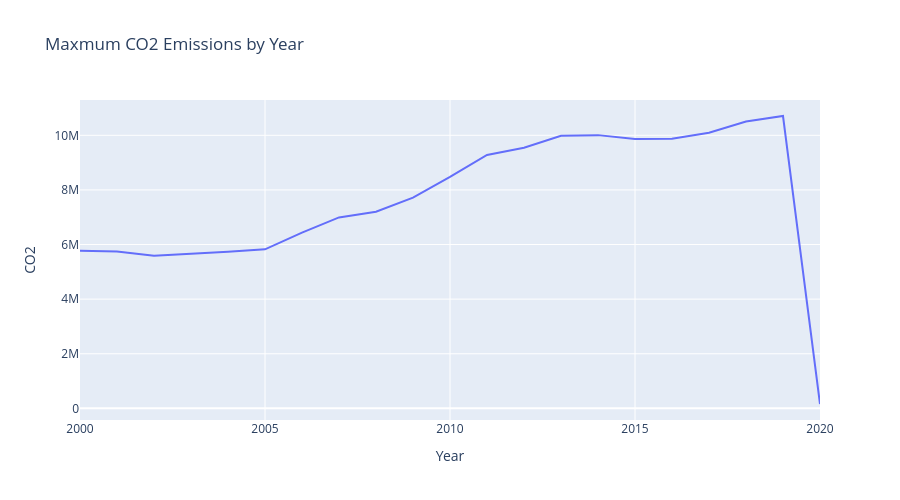

The notebook cell saved with this chart:
### Code cell
# Calculate the median 'CO2' emissions for each 'Year'
CO2_By_Year = df.groupby('Year')['CO2'].max().reset_index()

# Create a line plot using Plotly Express
fig_CO2_By_Year = px.line(
    CO2_By_Year,  # DataFrame containing the data
    x='Year',   # x-values: Year
    y='CO2',  # y-values: median CO2
    labels={'Year': 'Year'},  # Customize label for the x-axis
    title='Maxmum CO2 Emissions by Year',  # Set the title of the plot
    height=500  # Set the height of the plot
)

# Display the plot
fig_CO2_By_Year.show()

### Figure 1 — Plotly figure (JSON) as saved in the notebook; plotly's stock layout.template omitted (floating-point values rounded to 4 significant figures)
{"data": [{"hovertemplate": "Year=%{x}<br>CO2=%{y}<extra></extra>", "legendgroup": "", "line": {"color": "#636efa", "dash": "solid"}, "marker": {"symbol": "circle"}, "mode": "lines", "name": "", "orientation": "v", "showlegend": false, "type": "scatter", "x": [2000, 2001, 2002, 2003, 2004, 2005, 2006, 2007, 2008, 2009, 2010, 2011, 2012, 2013, 2014, 2015, 2016, 2017, 2018, 2019, 2020], "xaxis": "x", "y": [5776000.0, 5748000.0, 5593000.0, 5659000.0, 5738000.0, 5825000.0, 6437000.0, 6993000.0, 7200000.0, 7719000.0, 8475000.0, 9283000.0, 9542000.0, 9985000.0, 10010000.0, 9861000.0, 9875000.0, 10100000.0, 10500000.0, 10710000.0, 159900.0], "yaxis": "y"}], "layout": {"height": 500, "legend": {"tracegroupgap": 0}, "title": {"text": "Maxmum CO2 Emissions by Year"}, "xaxis": {"anchor": "y", "domain": [0, 1], "title": {"text": "Year"}}, "yaxis": {"anchor": "x", "domain": [0, 1], "title": {"text": "CO2"}}}}
